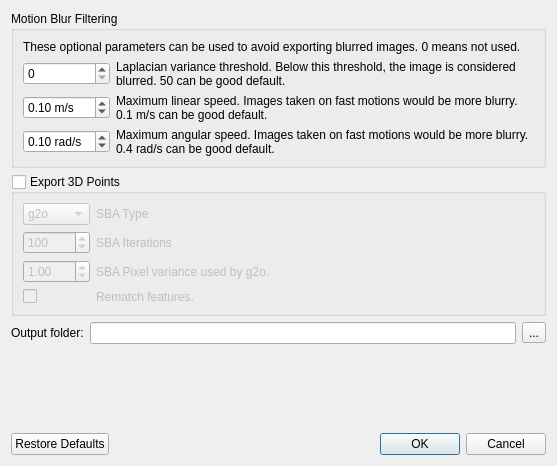
<?xml version="1.0" encoding="UTF-8"?>
<ui version="4.0">
 <class>ExportBundlerDialog</class>
 <widget class="QDialog" name="ExportBundlerDialog">
  <property name="geometry">
   <rect>
    <x>0</x>
    <y>0</y>
    <width>557</width>
    <height>466</height>
   </rect>
  </property>
  <property name="windowTitle">
   <string>Export Bundler</string>
  </property>
  <layout class="QVBoxLayout" name="verticalLayout">
   <item>
    <widget class="QGroupBox" name="groupBox">
     <property name="title">
      <string>Motion Blur Filtering</string>
     </property>
     <layout class="QVBoxLayout" name="verticalLayout_2">
      <item>
       <widget class="QLabel" name="label_40">
        <property name="text">
         <string>These optional parameters can be used to avoid exporting blurred images. 0 means not used.</string>
        </property>
        <property name="wordWrap">
         <bool>true</bool>
        </property>
        <property name="textInteractionFlags">
         <set>Qt::LinksAccessibleByMouse|Qt::TextSelectableByMouse</set>
        </property>
       </widget>
      </item>
      <item>
       <layout class="QGridLayout" name="gridLayout" columnstretch="0,1">
        <item row="0" column="0">
         <widget class="QDoubleSpinBox" name="doubleSpinBox_laplacianVariance">
          <property name="suffix">
           <string/>
          </property>
          <property name="decimals">
           <number>0</number>
          </property>
          <property name="minimum">
           <double>0.000000000000000</double>
          </property>
          <property name="maximum">
           <double>9999.000000000000000</double>
          </property>
          <property name="value">
           <double>0.000000000000000</double>
          </property>
         </widget>
        </item>
        <item row="0" column="1">
         <widget class="QLabel" name="label_38">
          <property name="text">
           <string>Laplacian variance threshold. Below this threshold, the image is considered blurred. 50 can be good default.</string>
          </property>
          <property name="wordWrap">
           <bool>true</bool>
          </property>
          <property name="textInteractionFlags">
           <set>Qt::LinksAccessibleByMouse|Qt::TextSelectableByMouse</set>
          </property>
         </widget>
        </item>
        <item row="1" column="0">
         <widget class="QDoubleSpinBox" name="doubleSpinBox_linearSpeed">
          <property name="suffix">
           <string> m/s</string>
          </property>
          <property name="minimum">
           <double>0.000000000000000</double>
          </property>
          <property name="value">
           <double>0.100000000000000</double>
          </property>
         </widget>
        </item>
        <item row="1" column="1">
         <widget class="QLabel" name="label_39">
          <property name="text">
           <string>Maximum linear speed. Images taken on fast motions would be more blurry. 0.1 m/s can be good default.</string>
          </property>
          <property name="wordWrap">
           <bool>true</bool>
          </property>
          <property name="textInteractionFlags">
           <set>Qt::LinksAccessibleByMouse|Qt::TextSelectableByMouse</set>
          </property>
         </widget>
        </item>
        <item row="2" column="0">
         <widget class="QDoubleSpinBox" name="doubleSpinBox_angularSpeed">
          <property name="suffix">
           <string> rad/s</string>
          </property>
          <property name="minimum">
           <double>0.000000000000000</double>
          </property>
          <property name="value">
           <double>0.100000000000000</double>
          </property>
         </widget>
        </item>
        <item row="2" column="1">
         <widget class="QLabel" name="label_41">
          <property name="text">
           <string>Maximum angular speed. Images taken on fast motions would be more blurry. 0.4 rad/s can be good default.</string>
          </property>
          <property name="wordWrap">
           <bool>true</bool>
          </property>
          <property name="textInteractionFlags">
           <set>Qt::LinksAccessibleByMouse|Qt::TextSelectableByMouse</set>
          </property>
         </widget>
        </item>
       </layout>
      </item>
     </layout>
    </widget>
   </item>
   <item>
    <widget class="QGroupBox" name="groupBox_export_points">
     <property name="title">
      <string>Export 3D Points</string>
     </property>
     <property name="checkable">
      <bool>true</bool>
     </property>
     <property name="checked">
      <bool>false</bool>
     </property>
     <layout class="QVBoxLayout" name="verticalLayout_3">
      <item>
       <layout class="QGridLayout" name="gridLayout_2" columnstretch="0,1">
        <item row="1" column="0">
         <widget class="QSpinBox" name="sba_iterations">
          <property name="minimum">
           <number>1</number>
          </property>
          <property name="maximum">
           <number>999999</number>
          </property>
          <property name="value">
           <number>100</number>
          </property>
         </widget>
        </item>
        <item row="1" column="1">
         <widget class="QLabel" name="label_8">
          <property name="text">
           <string>SBA Iterations</string>
          </property>
          <property name="wordWrap">
           <bool>true</bool>
          </property>
         </widget>
        </item>
        <item row="2" column="1">
         <widget class="QLabel" name="label_variance">
          <property name="text">
           <string>SBA Pixel variance used by g2o.</string>
          </property>
          <property name="wordWrap">
           <bool>true</bool>
          </property>
         </widget>
        </item>
        <item row="2" column="0">
         <widget class="QDoubleSpinBox" name="sba_variance">
          <property name="suffix">
           <string/>
          </property>
          <property name="decimals">
           <number>2</number>
          </property>
          <property name="minimum">
           <double>0.010000000000000</double>
          </property>
          <property name="maximum">
           <double>999.000000000000000</double>
          </property>
          <property name="singleStep">
           <double>0.010000000000000</double>
          </property>
          <property name="value">
           <double>1.000000000000000</double>
          </property>
         </widget>
        </item>
        <item row="0" column="1">
         <widget class="QLabel" name="label_10">
          <property name="text">
           <string>SBA Type</string>
          </property>
          <property name="wordWrap">
           <bool>true</bool>
          </property>
         </widget>
        </item>
        <item row="0" column="0">
         <widget class="QComboBox" name="comboBox_sbaType">
          <item>
           <property name="text">
            <string>g2o</string>
           </property>
          </item>
          <item>
           <property name="text">
            <string>cvsba</string>
           </property>
          </item>
         </widget>
        </item>
        <item row="3" column="1">
         <widget class="QLabel" name="label_variance_2">
          <property name="text">
           <string>Rematch features.</string>
          </property>
          <property name="wordWrap">
           <bool>true</bool>
          </property>
         </widget>
        </item>
        <item row="3" column="0">
         <widget class="QCheckBox" name="sba_rematchFeatures">
          <property name="text">
           <string/>
          </property>
         </widget>
        </item>
       </layout>
      </item>
     </layout>
    </widget>
   </item>
   <item>
    <layout class="QHBoxLayout" name="horizontalLayout">
     <item>
      <widget class="QLabel" name="label_42">
       <property name="text">
        <string>Output folder:</string>
       </property>
       <property name="wordWrap">
        <bool>true</bool>
       </property>
       <property name="textInteractionFlags">
        <set>Qt::LinksAccessibleByMouse|Qt::TextSelectableByMouse</set>
       </property>
      </widget>
     </item>
     <item>
      <widget class="QLineEdit" name="lineEdit_path">
       <property name="readOnly">
        <bool>true</bool>
       </property>
      </widget>
     </item>
     <item>
      <widget class="QToolButton" name="toolButton_path">
       <property name="text">
        <string>...</string>
       </property>
      </widget>
     </item>
    </layout>
   </item>
   <item>
    <spacer name="verticalSpacer">
     <property name="orientation">
      <enum>Qt::Vertical</enum>
     </property>
     <property name="sizeHint" stdset="0">
      <size>
       <width>20</width>
       <height>40</height>
      </size>
     </property>
    </spacer>
   </item>
   <item>
    <widget class="QDialogButtonBox" name="buttonBox">
     <property name="orientation">
      <enum>Qt::Horizontal</enum>
     </property>
     <property name="standardButtons">
      <set>QDialogButtonBox::Cancel|QDialogButtonBox::Ok|QDialogButtonBox::RestoreDefaults</set>
     </property>
    </widget>
   </item>
  </layout>
 </widget>
 <resources/>
 <connections>
  <connection>
   <sender>buttonBox</sender>
   <signal>accepted()</signal>
   <receiver>ExportBundlerDialog</receiver>
   <slot>accept()</slot>
   <hints>
    <hint type="sourcelabel">
     <x>248</x>
     <y>254</y>
    </hint>
    <hint type="destinationlabel">
     <x>157</x>
     <y>274</y>
    </hint>
   </hints>
  </connection>
  <connection>
   <sender>buttonBox</sender>
   <signal>rejected()</signal>
   <receiver>ExportBundlerDialog</receiver>
   <slot>reject()</slot>
   <hints>
    <hint type="sourcelabel">
     <x>316</x>
     <y>260</y>
    </hint>
    <hint type="destinationlabel">
     <x>286</x>
     <y>274</y>
    </hint>
   </hints>
  </connection>
 </connections>
</ui>
